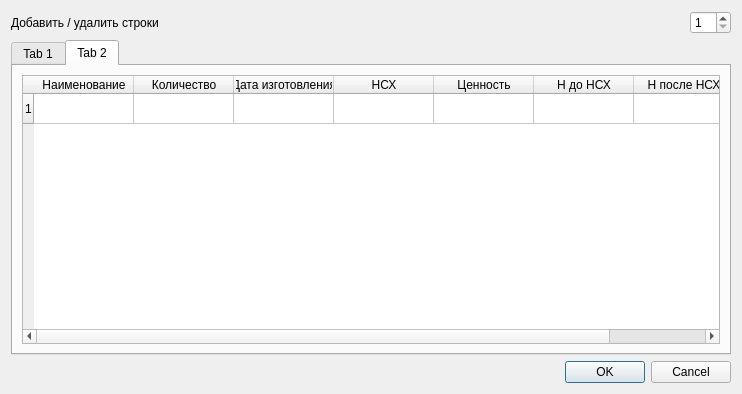
<?xml version="1.0" encoding="UTF-8"?>
<ui version="4.0">
 <class>additem</class>
 <widget class="QDialog" name="additem">
  <property name="geometry">
   <rect>
    <x>0</x>
    <y>0</y>
    <width>742</width>
    <height>394</height>
   </rect>
  </property>
  <property name="minimumSize">
   <size>
    <width>742</width>
    <height>300</height>
   </size>
  </property>
  <property name="maximumSize">
   <size>
    <width>742</width>
    <height>16777215</height>
   </size>
  </property>
  <property name="windowTitle">
   <string>Добавьте необходимые данные</string>
  </property>
  <layout class="QVBoxLayout" name="verticalLayout_3">
   <item>
    <layout class="QHBoxLayout" name="horizontalLayout">
     <item>
      <widget class="QLabel" name="label">
       <property name="text">
        <string>Добавить / удалить строки</string>
       </property>
      </widget>
     </item>
     <item>
      <spacer name="horizontalSpacer">
       <property name="orientation">
        <enum>Qt::Horizontal</enum>
       </property>
       <property name="sizeHint" stdset="0">
        <size>
         <width>40</width>
         <height>20</height>
        </size>
       </property>
      </spacer>
     </item>
     <item>
      <widget class="QSpinBox" name="spinBox">
       <property name="minimum">
        <number>1</number>
       </property>
      </widget>
     </item>
    </layout>
   </item>
   <item>
    <widget class="QTabWidget" name="tabWidget">
     <property name="currentIndex">
      <number>1</number>
     </property>
     <widget class="QWidget" name="tab">
      <attribute name="title">
       <string>Tab 1</string>
      </attribute>
      <layout class="QVBoxLayout" name="verticalLayout">
       <item>
        <widget class="QTableWidget" name="tableMissiles">
         <property name="layoutDirection">
          <enum>Qt::LeftToRight</enum>
         </property>
         <property name="sizeAdjustPolicy">
          <enum>QAbstractScrollArea::AdjustToContents</enum>
         </property>
         <row>
          <property name="text">
           <string>1</string>
          </property>
         </row>
         <column>
          <property name="text">
           <string>Наименование</string>
          </property>
         </column>
         <column>
          <property name="text">
           <string>Количество</string>
          </property>
         </column>
         <column>
          <property name="text">
           <string>Дата изготовления</string>
          </property>
         </column>
         <column>
          <property name="text">
           <string>НСХ</string>
          </property>
         </column>
         <column>
          <property name="text">
           <string>Ценность</string>
          </property>
         </column>
         <column>
          <property name="text">
           <string>H до НСХ</string>
          </property>
         </column>
         <column>
          <property name="text">
           <string>H после НСХ</string>
          </property>
         </column>
        </widget>
       </item>
      </layout>
     </widget>
     <widget class="QWidget" name="tab_2">
      <attribute name="title">
       <string>Tab 2</string>
      </attribute>
      <layout class="QVBoxLayout" name="verticalLayout_2">
       <item>
        <widget class="QTableWidget" name="tableBombs">
         <row>
          <property name="text">
           <string>1</string>
          </property>
         </row>
         <column>
          <property name="text">
           <string>Наименование</string>
          </property>
         </column>
         <column>
          <property name="text">
           <string>Количество</string>
          </property>
         </column>
         <column>
          <property name="text">
           <string>Дата изготовления</string>
          </property>
         </column>
         <column>
          <property name="text">
           <string>НСХ</string>
          </property>
         </column>
         <column>
          <property name="text">
           <string>Ценность</string>
          </property>
         </column>
         <column>
          <property name="text">
           <string>H до НСХ</string>
          </property>
         </column>
         <column>
          <property name="text">
           <string>H после НСХ</string>
          </property>
         </column>
        </widget>
       </item>
      </layout>
     </widget>
    </widget>
   </item>
   <item>
    <widget class="QDialogButtonBox" name="buttonBox">
     <property name="orientation">
      <enum>Qt::Horizontal</enum>
     </property>
     <property name="standardButtons">
      <set>QDialogButtonBox::Cancel|QDialogButtonBox::Ok</set>
     </property>
    </widget>
   </item>
  </layout>
 </widget>
 <resources/>
 <connections>
  <connection>
   <sender>buttonBox</sender>
   <signal>accepted()</signal>
   <receiver>additem</receiver>
   <slot>accept()</slot>
   <hints>
    <hint type="sourcelabel">
     <x>248</x>
     <y>254</y>
    </hint>
    <hint type="destinationlabel">
     <x>157</x>
     <y>274</y>
    </hint>
   </hints>
  </connection>
  <connection>
   <sender>buttonBox</sender>
   <signal>rejected()</signal>
   <receiver>additem</receiver>
   <slot>reject()</slot>
   <hints>
    <hint type="sourcelabel">
     <x>316</x>
     <y>260</y>
    </hint>
    <hint type="destinationlabel">
     <x>286</x>
     <y>274</y>
    </hint>
   </hints>
  </connection>
 </connections>
</ui>
